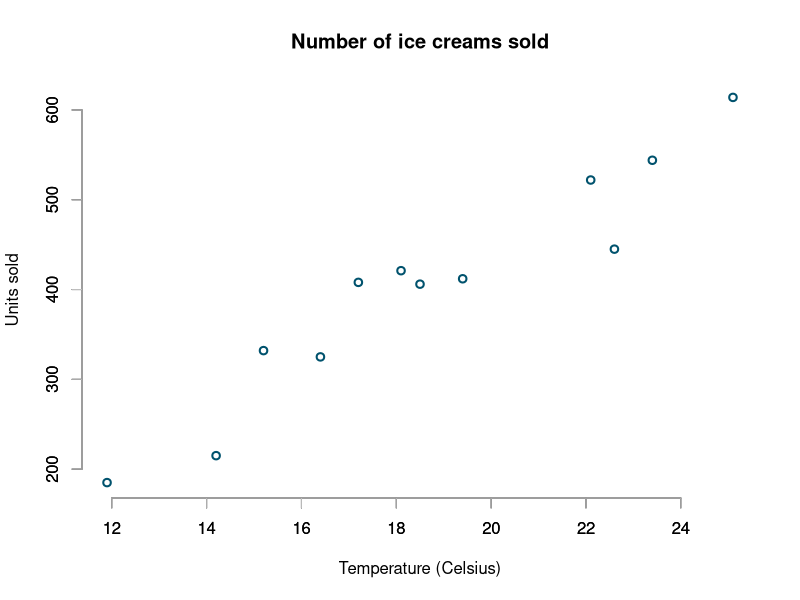
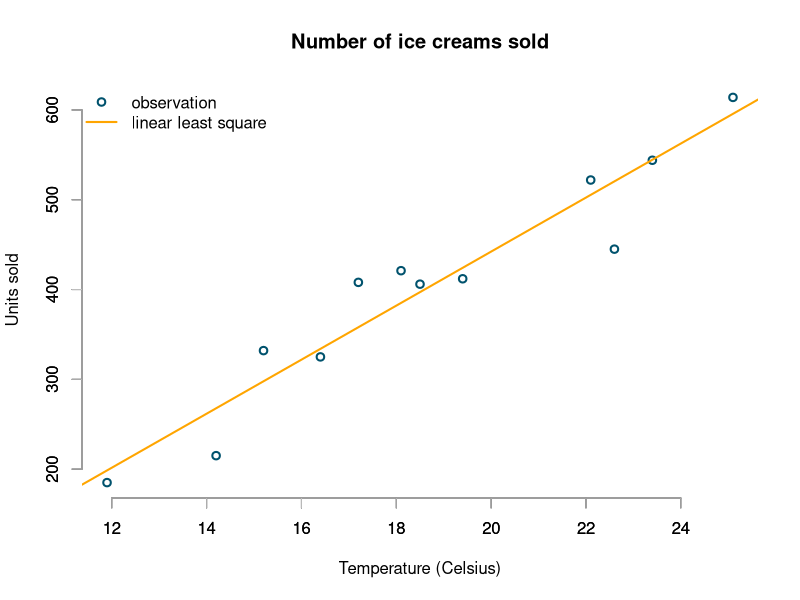
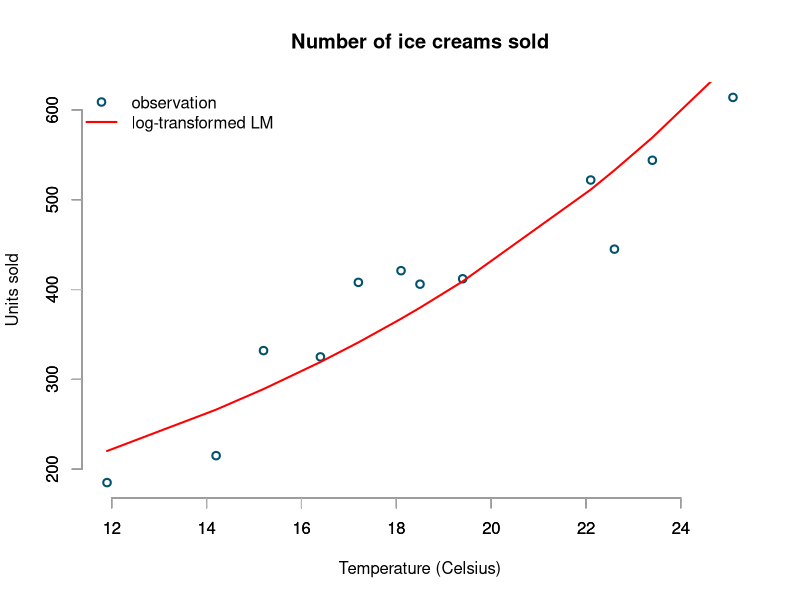

The R script that drew these images, in order:
#http://www.magesblog.com/2015/08/generalised-linear-models-in-r.html


icecream <- data.frame(
  temp=c(11.9, 14.2, 15.2, 16.4, 17.2, 18.1, 
         18.5, 19.4, 22.1, 22.6, 23.4, 25.1),
  units=c(185L, 215L, 332L, 325L, 408L, 421L, 
          406L, 412L, 522L, 445L, 544L, 614L)
)


basicPlot <- function(...){
  plot(units ~ temp, data=icecream, bty="n", lwd=2,
       main="Number of ice creams sold", col="#00526D", 
       xlab="Temperature (Celsius)", 
       ylab="Units sold", ...)
  axis(side = 1, col="grey")
  axis(side = 2, col="grey")
}
basicPlot()
#bty is the box type "n" means we don't want a box 

#OLS
lsq.mod <- lsfit(icecream$temp, icecream$units)
basicPlot()
abline(lsq.mod, col="orange", lwd=2)
legend(x="topleft", bty="n", lwd=c(2,2), lty=c(NA,1),
       legend=c("observation", "linear least square"),
       col=c("#00526D","orange"),  pch=c(1,NA))

#GLM way of writing OLS
lin.mod <- glm(units ~ temp, data=icecream, 
               family=gaussian(link="identity"))
library(arm) # for 'display' function only
display(lin.mod)

#GLM lognormral 
log.lin.mod <- glm(log(units) ~ temp, data=icecream, 
                   family=gaussian(link="identity"))
display(log.lin.mod)
## glm(formula = log(units) ~ temp, family = gaussian(link = "identity"), 
##     data = icecream)
##             coef.est coef.se
## (Intercept) 4.40     0.20   
## temp        0.08     0.01   
## ---
##   n = 12, k = 2
##   residual deviance = 0.2, null deviance = 1.4 (difference = 1.2)
##   overdispersion parameter = 0.0
##   residual sd is sqrt(overdispersion) = 0.14
log.lin.sig <- summary(log.lin.mod)$dispersion
log.lin.pred <- exp(predict(log.lin.mod) + 0.5*log.lin.sig)
basicPlot()
lines(icecream$temp, log.lin.pred, col="red", lwd=2)
legend(x="topleft", bty="n", lwd=c(2,2), lty=c(NA,1),
       legend=c("observation", "log-transformed LM"),
       col=c("#00526D","red"), pch=c(1,NA))
       
       
       
       
###test pull online
